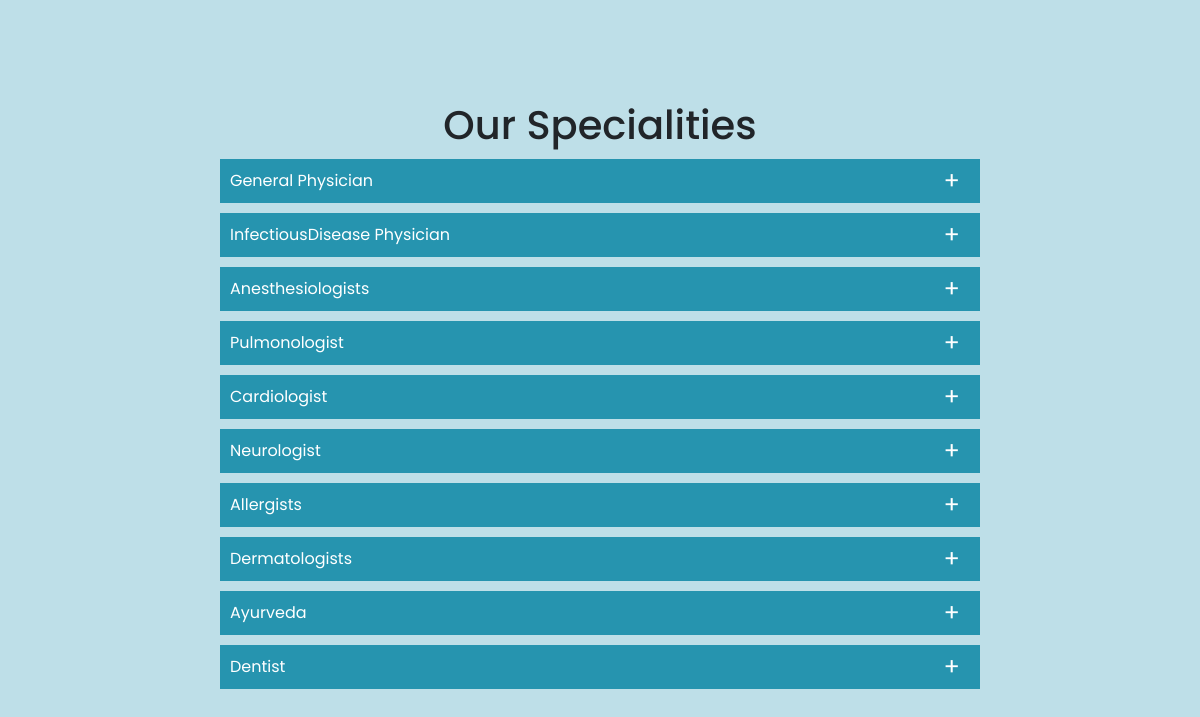
Screenshot of /home/departments with the database file from the repository.
### home/models.py (models this page shows)
class Departments(models.Model):
    departments = [
        ("General Physician", "General Physician"),
        ("InfectiousDisease Physician", "InfectiousDisease Physician"),
        ("Anesthesiologists", "Anesthesiologists"),
        ("Pulmonologist", "Pulmonologist"),
        ("Cardiologist", "Cardiologist"),
        ("Neurologist", "Neurologist"),
        ("Allergists", "Allergists"),
        ("Dermatologists", "Dermatologists"),
        ("Ayurveda", "Ayurveda"),
        ("Homoeopath", "Homoeopath"),
        ("Dentist", "Dentist"),
    ]
    name = models.CharField(
        max_length=50, choices=departments, default="General Physician"
    )
    about = models.CharField(max_length=512, null=True, blank=True)
    symptoms = models.ManyToManyField(Symptom)
    url = models.URLField(
        max_length=250,
        default="https://www.imsanz.org.au/about-us/what-is-a-general-physician",
    )
    def __str__(self):
        return self.name

### home/views.py (the view)
# urls.py: path("departments", views.departments, name="departments"),
def departments(request):
    departments = Departments.objects.all()
    data = {}
    for department in departments:
        data[department] = give_doctors_of_this_department(department)
    d = {"departments": departments, "data": data}
    return render(request, "home/departments.html", d)

### home/views.py (called while the page is built)
def give_doctors_of_this_department(department):
    l = []
    for doctor in Doctor.objects.all():
        if doctor.department == department:
            l.append(doctor)
    return l

### templates/home/departments.html (shortened to what this page needs)
{% extends 'bbase.html' %}
{% load static %}
{% block extra_css %}
<link rel="stylesheet" type="text/css" href="{% static 'css/accordian.css' %}">
{% endblock extra_css %}
{% block content %}
    <div class="accordion">
        <h1><center>Our Specialities</center></h1>
        {% for department in departments %}
            <div class="contentBx">
                <div class="label">{{department}}</div>
            </div>
        {% endfor %}
    </div>
{% endblock content %}

### static/css/accordian.css (style rules this page uses)
* { margin:0; padding:0; box-sizing:border-box; font-family: 'Poppins',sans-serif; }
body { display:flex; justify-content:center; align-items:center; min-height:100vh; background:#bedfe8; }
.accordion { min-width: 800px; max-width: 1200px; }
.accordion .contentBx { position: relative; margin: 10px 20px; }
.accordion .contentBx .label { position: relative; padding: 10px; background: #2694af; color:#fff; cursor: pointer; }
.accordion .contentBx .label::before { content: '+'; position: absolute; top: 50%; right: 20px; transform: translateY(-50%); font-size: 1.5em; }

### rows the page displays
Departments: name "General Physician"
Departments: name "InfectiousDisease Physician"
Departments: name "Anesthesiologists"
Departments: name "Pulmonologist"
Departments: name "Cardiologist"
Departments: name "Neurologist"
Departments: name "Allergists"
Departments: name "Dermatologists"
Departments: name "Ayurveda"
Departments: name "Dentist"
